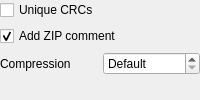
                  <widget class="QWidget" name="pageZipsBuiltIn">
                   <layout class="QGridLayout" name="gridLayout">
                    <property name="margin">
                     <number>0</number>
                    </property>
                    <item row="2" column="1">
                     <widget class="QSpinBox" name="spinBoxSetRewriterZipLevel">
                      <property name="toolTip">
                       <string>Select the ZIP compression level (0 = lowest / fastest, 9 = highest / slowest)</string>
                      </property>
                      <property name="specialValueText">
                       <string>Default</string>
                      </property>
                      <property name="prefix">
                       <string>Level </string>
                      </property>
                      <property name="minimum">
                       <number>-1</number>
                      </property>
                      <property name="maximum">
                       <number>9</number>
                      </property>
                      <property name="value">
                       <number>-1</number>
                      </property>
                     </widget>
                    </item>
                    <item row="3" column="0" colspan="2">
                     <spacer name="verticalSpacer_2">
                      <property name="orientation">
                       <enum>Qt::Vertical</enum>
                      </property>
                      <property name="sizeHint" stdset="0">
                       <size>
                        <width>20</width>
                        <height>0</height>
                       </size>
                      </property>
                     </spacer>
                    </item>
                    <item row="2" column="0">
                     <widget class="QLabel" name="labelCompression1">
                      <property name="text">
                       <string>Compression</string>
                      </property>
                     </widget>
                    </item>
                    <item row="1" column="0" colspan="2">
                     <widget class="QCheckBox" name="checkBoxSetRewriterAddZipComment">
                      <property name="toolTip">
                       <string>When enabled, QMC2 will add a comment to the ZIP containing its version and the archive creation- or fixing-date</string>
                      </property>
                      <property name="text">
                       <string>Add ZIP comment</string>
                      </property>
                      <property name="checked">
                       <bool>true</bool>
                      </property>
                     </widget>
                    </item>
                    <item row="0" column="0" colspan="2">
                     <widget class="QCheckBox" name="checkBoxSetRewriterUniqueCRCs">
                      <property name="toolTip">
                       <string>When a set contains multiple files with the same CRC, should the produced ZIP include all files individually (recommended) or just the first one?</string>
                      </property>
                      <property name="text">
                       <string>Unique CRCs</string>
                      </property>
                     </widget>
                    </item>
                   </layout>
                  </widget>
